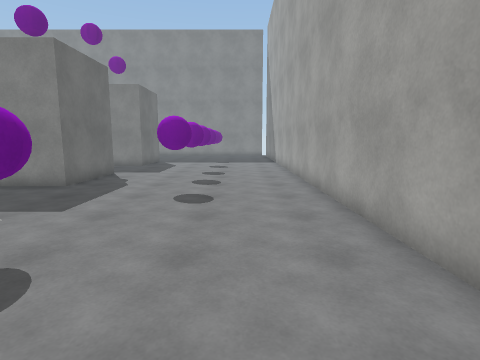
[1] (above)

21 first-person views from a walk through a Unity game level. The camera is 1.5 m above the floor, tilts 8° down and sees 80° across. The floor is counted in squares, 1 m on a side. Each view is taken from the middle of a square. On the plan, view 1 faces up. The plan holds only what a view shows up to about 14 squares ahead; the rest is blank. The place goes on beyond the plan. The player character is not drawn. Surface patterns are stand-ins for the level's own textures.

[2]
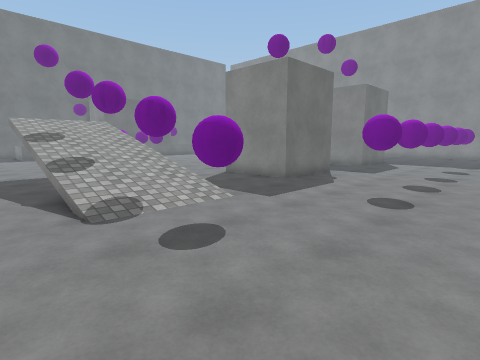

[3]
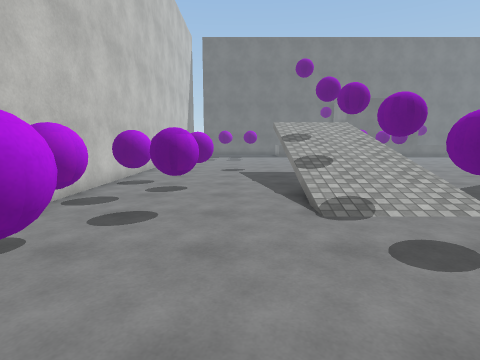

[4]
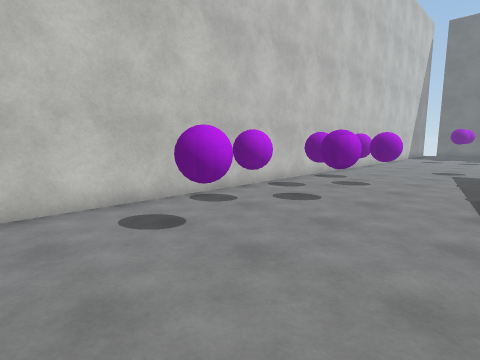

[5]
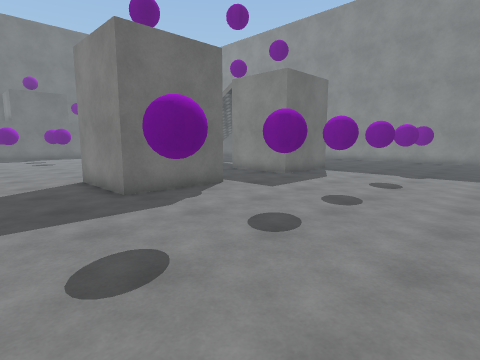

[6]
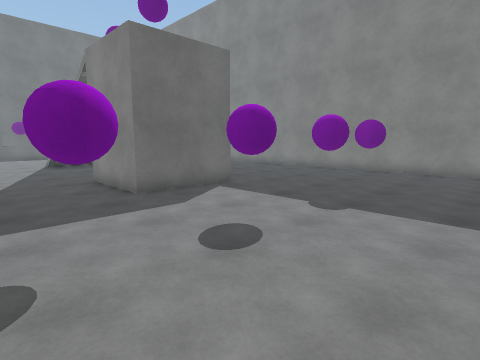

[7]
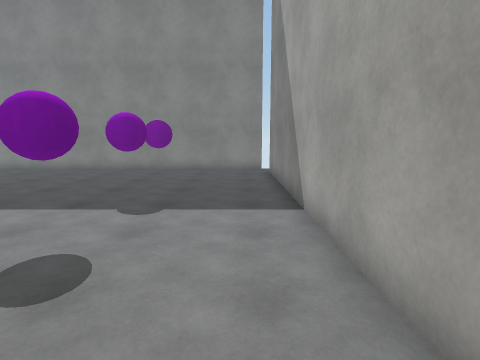

[8]
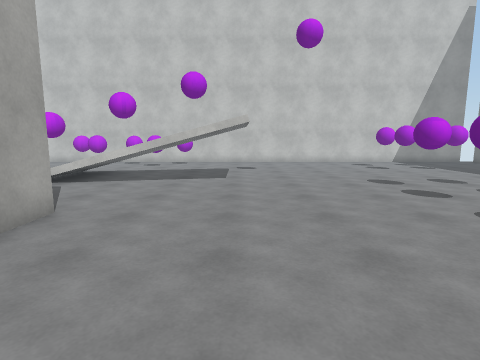

[9]
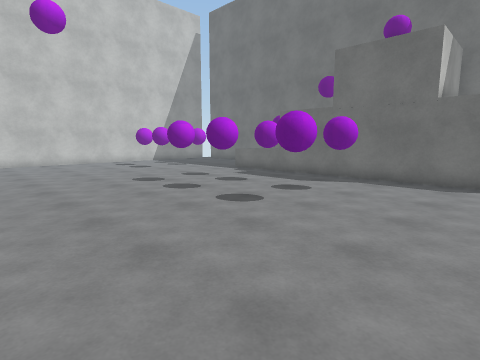

[10]
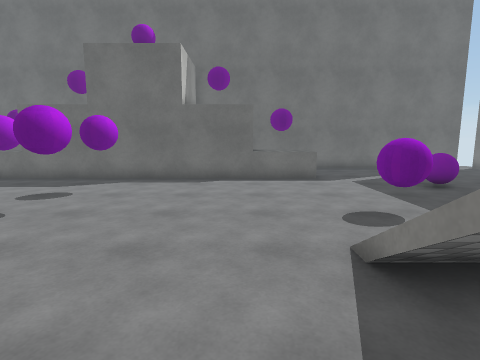

[11]
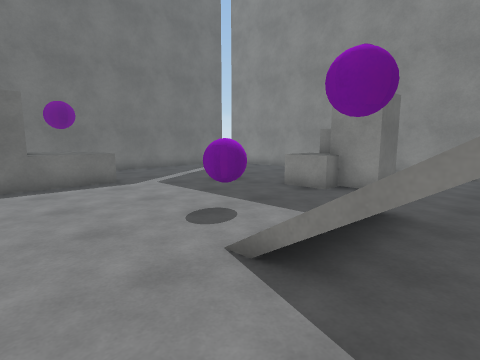

[12]
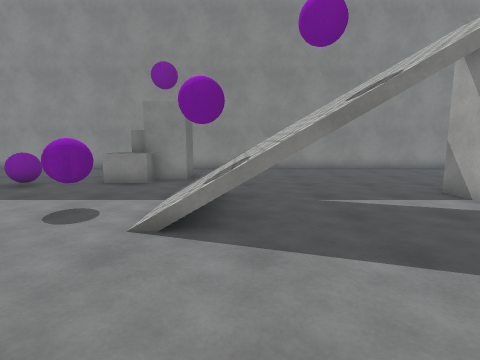

[13]
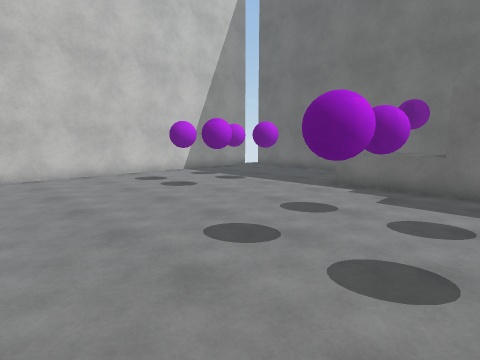

[14]
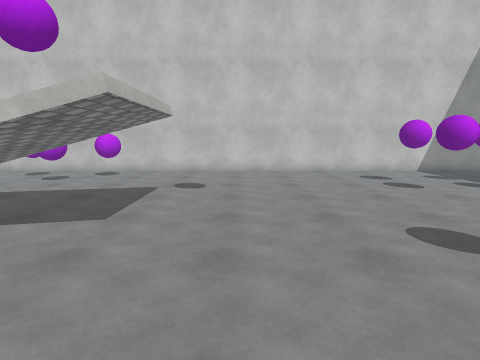

[15]
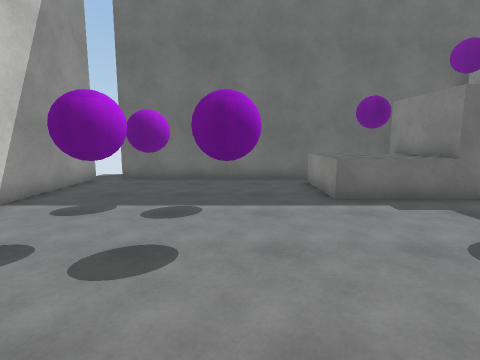

[16]
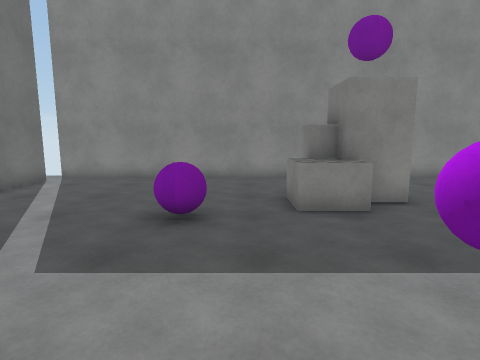

[17]
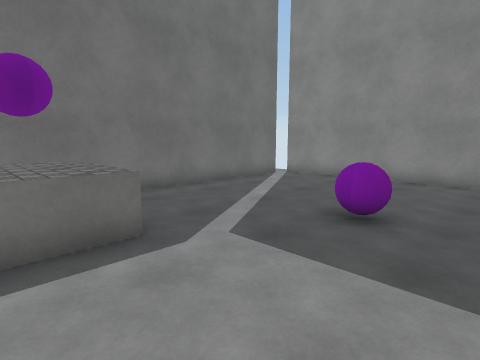

[18]
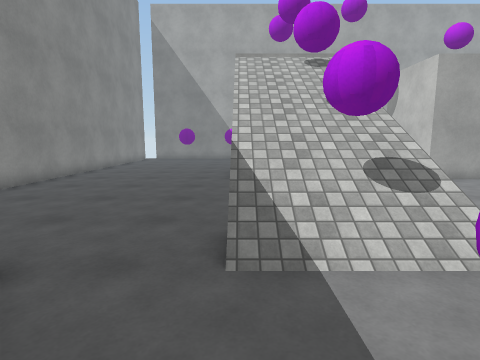

[19]
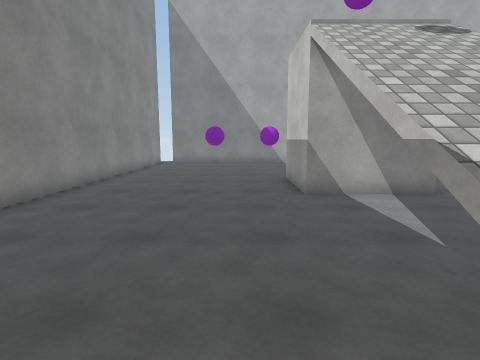

[20]
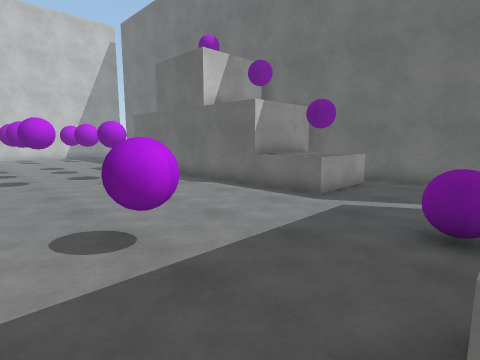

[21]
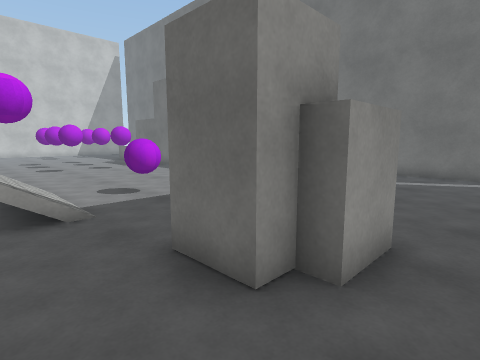

### Floor plan
Key: @ floor where view 1 was taken; # wall or solid block; . floor; / step, stairs or slope; = window, fence, low wall or low ledge; ^ raised ledge; v drop or lower ground; B purple ball; L block.
Columns run from 28 left of view 1 to 3 right of it. Each row starts with its distance up from view 1.
 27 ###############################
 26 #.............................##
 25 #........LL....................#
 24 #........LLL..............B....#
 23 #.......LL L..............B....#
 22 #.....B.LLL....................#
 21 #....BB...................B....#
 20 #...........=v#....####...B....#
 19 #........B..B//....#  #........#
 18 #^^^^....BB.BB/....#  #...B....#
 17 #^B^^.......///....####...B....#
 16 #^^^^..........................#
 15 #^^^#..........................#
 14     #.....................B....#
 13     #..............####........#
 12     #..............#  #...B....#
 11     #.BB.B.........#  #...B....#
 10     #..............#  #........#
  9     #..B.B.........####...B....#
  8     #.BB.B................B....#
  7 ##^^#..........................#
  6 #^^^^.BB.B.....................#
  5 #^B^^..B........ ####=//.......#
  4 #^^^^...........BB/BB/BBBB.....#
  3 #................B/BB/B/.B.....#
  2 #............... ///////.......
  1 #...BBBB......................
  0 #....B.B....................@..
 -1 #...BBBB...........BB..B.......
 -2 #...B..B...........BB.BB.B.B...
 -3 #.................BB.BB.BB.....
 -4 ...............................
 -5 ##############################

Positions as (right, up) in squares from view 1, and headings:
1: (0, 0), facing up
2: (1, 0), facing up-left
3: (1, 0), facing left
4: (2, 2), facing down-left
5: (2, 6), facing up-left
6: (2, 13), facing up-left
7: (1, 13), facing up
8: (-13, 15), facing down
9: (-13, 15), facing down-left
10: (-13, 15), facing left
11: (-14, 14), facing up-left
12: (-15, 12), facing up
13: (-15, 8), facing down-left
14: (-15, 9), facing down
15: (-17, 1), facing left
16: (-21, 16), facing up
17: (-20, 16), facing up-left
18: (-20, 20), facing right
19: (-17, 22), facing right
20: (-17, 22), facing down-left
21: (-15, 26), facing down-left
